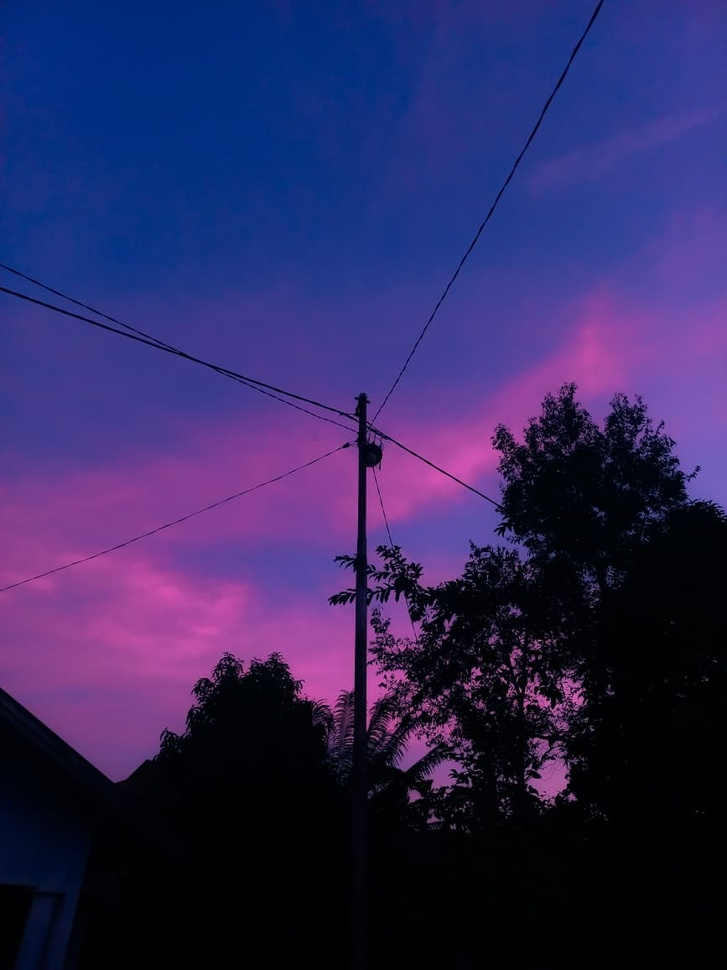
#> input picture fourier-transform (pertemuan 6)/citra.jpeg, 727 x 970 px, shrunk from 867 x 1156 before the run
$ jupyter execute fourier_transform.ipynb
#> lines starting #> are read from the running program, lines starting #| are printed output that depends on the picture
[cell 1]
import cv2
import numpy as np
from matplotlib import pyplot as plt

# 1. Load Citra (Pastikan nama file sesuai dengan yang kamu upload nanti)
# Gunakan cv2.IMREAD_GRAYSCALE karena FFT umumnya dilakukan pada satu channel
img = cv2.imread('citra.jpeg', cv2.IMREAD_GRAYSCALE)
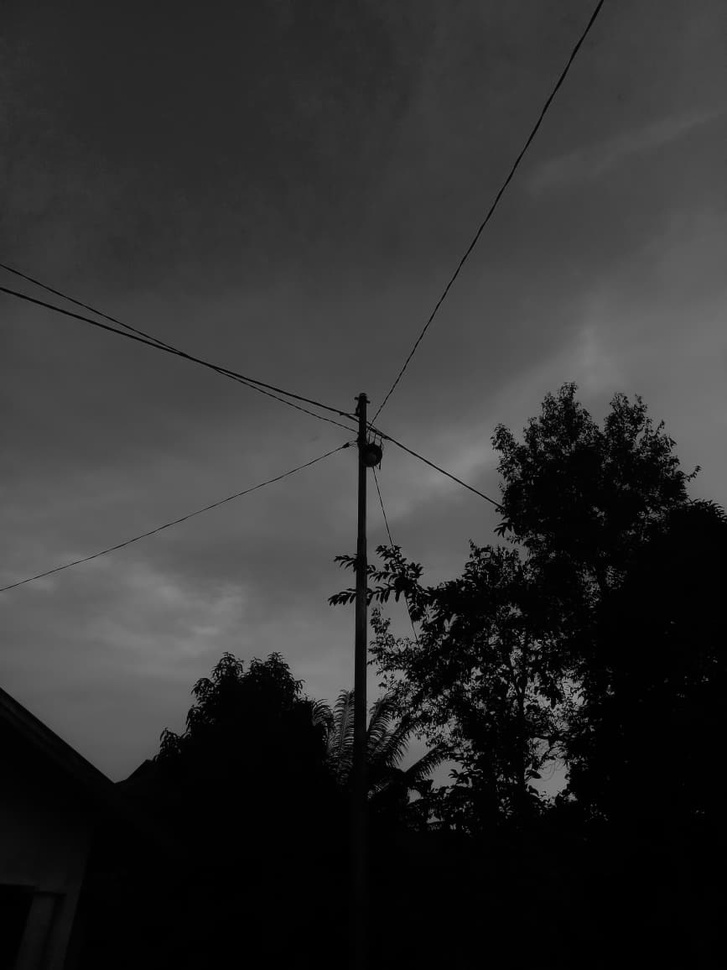
#> img: shape (970, 727); min 0, max 160, mean 48.3

if img is None:
    print("Citra tidak ditemukan! Pastikan nama file sudah benar.")
else:
    # 2. Transformasi Fourier (FFT)
    # dft menghasilkan output 2-channel (Real dan Imaginary)
    dft = cv2.dft(np.float32(img), flags=cv2.DFT_COMPLEX_OUTPUT)

    # Geser komponen frekuensi rendah ke tengah (Centering)
    dft_shift = np.fft.fftshift(dft)

    # Menghitung spektrum magnitudo untuk visualisasi (skala logaritmik)
    magnitude_spectrum = 20 * np.log(cv2.magnitude(dft_shift[:,:,0], dft_shift[:,:,1]))
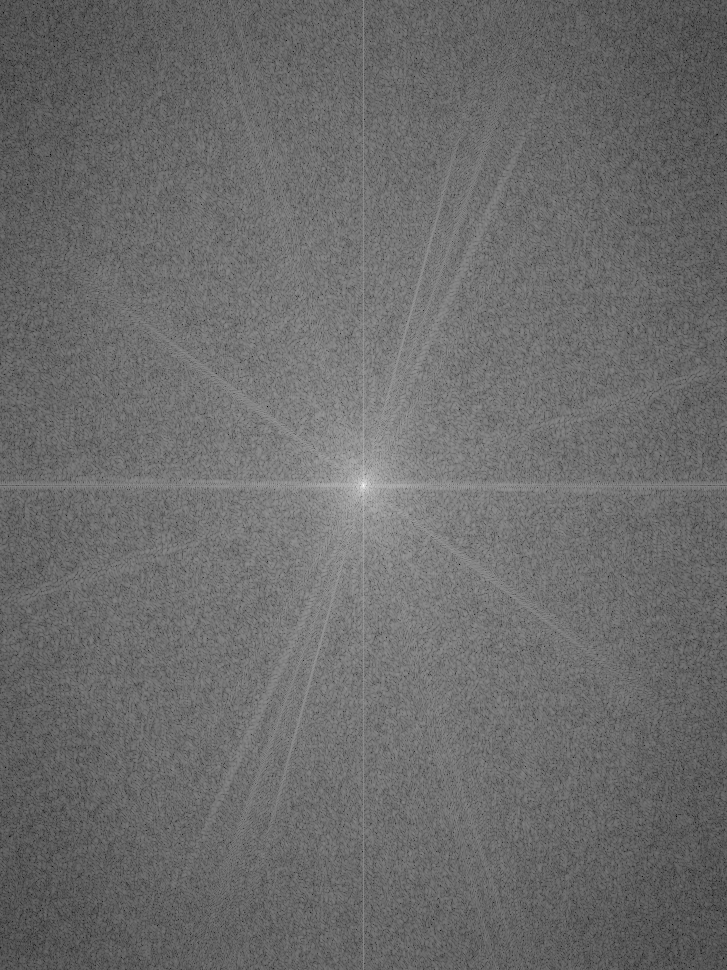
#> magnitude_spectrum: shape (970, 727) float32; min 26.95, max 346.9, mean 162.3; drawn with min black and max white

    # 3. Membuat Masker Low Pass Filter (LPF)
    # Membuat lingkaran putih di tengah (lolos), sisanya hitam (tahan)
    rows, cols = img.shape
#> rows = 970; cols = 727
    crow, ccol = rows//2 , cols//2
#> crow = 485; ccol = 363
    mask = np.zeros((rows, cols, 2), np.uint8)
    r = 30 # Radius filter (semakin kecil, semakin blur)
    cv2.circle(mask, (ccol, crow), r, (1, 1), -1)

    # 4. Terapkan Masker ke Spektrum Fourier
    fshift = dft_shift * mask

    # 5. Transformasi Fourier Balik (IDFT)
    f_ishift = np.fft.ifftshift(fshift)
    img_back = cv2.idft(f_ishift)
    img_back = cv2.magnitude(img_back[:,:,0], img_back[:,:,1])
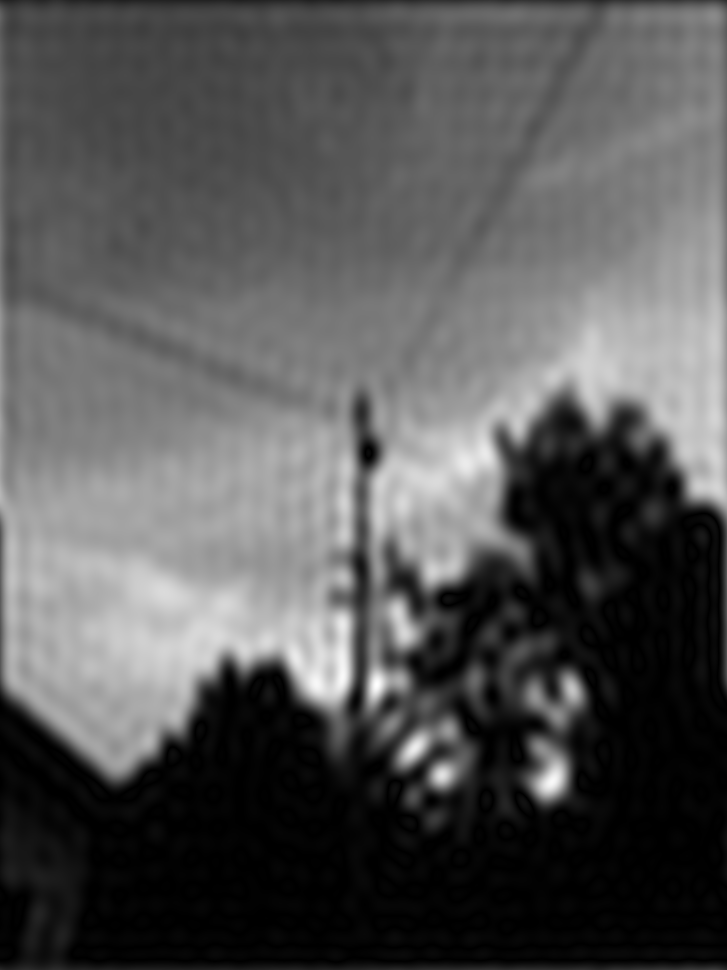
#> img_back: shape (970, 727) float32; min 5.39, max 102142304, mean 34216456; drawn with min black and max white

    # 6. Visualisasi Hasil
    plt.figure(figsize=(15, 10))

    plt.subplot(131), plt.imshow(img, cmap='gray')
    plt.title('Citra Asli'), plt.xticks([]), plt.yticks([])

    plt.subplot(132), plt.imshow(magnitude_spectrum, cmap='gray')
    plt.title('Spektrum Magnitudo (Frekuensi)'), plt.xticks([]), plt.yticks([])

    plt.subplot(133), plt.imshow(img_back, cmap='gray')
    plt.title('Hasil Low Pass Filter (Blur)'), plt.xticks([]), plt.yticks([])

    plt.show()
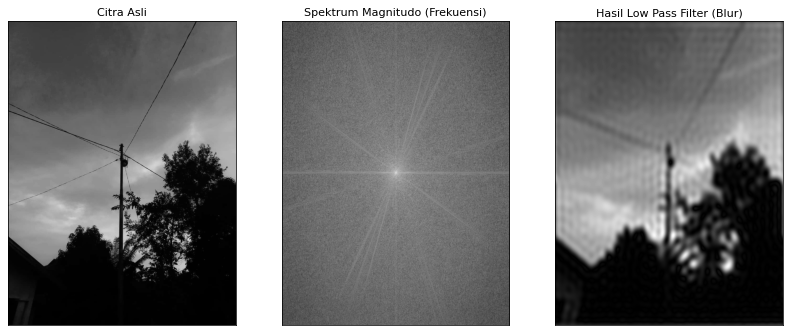
#> figure drawn by matplotlib, 3 panels
